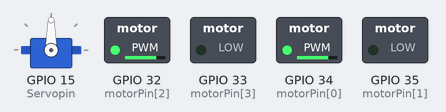
Recording of a program running on a simulated ESP32. Shown: servo, switched loads named in the program (green lamp = pin HIGH).

Above: at 0.05 s.
Timing chart, 0 to 3.0 s (numbered marks = the images above):
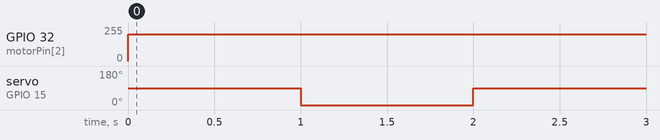

The program:

main.cpp
```cpp
#include "Arduino.h"
#include "ESP32_Servo.h"
#include "PS4Controller.h"

const int motorPin[4] = {34, 35, 32, 33};
const int Servopin = 15;
const int MAX_SPEED = 255;

Servo myServo;

void setup()
{
  for(int i = 0; i < 4; i++)
  {
    ledcSetup(i + 4, 12800, 8);
    ledcAttachPin(motorPin[i], i + 4);
  }

  // PS4.begin("01:02:03:04:05:06");
  myServo.attach(Servopin);
}

void Setmotor(int speed)
{
  if(speed > 50)
  {
    ledcWrite(4, speed);
    ledcWrite(5, 0);
    ledcWrite(6, speed);
    ledcWrite(7, 0);
  }
  else if(abs(speed) > 50)
  {
    ledcWrite(4, 0);
    ledcWrite(5, abs(speed));
    ledcWrite(6, 0);
    ledcWrite(7, abs(speed));
  }
  else
  {
    for(int i = 4; i < 8; i++)
    {
      ledcWrite(i, 0);
    }
  }
}

int Getspeed(int Lstick)
{
  int power = (int)(Lstick / 128.0 * MAX_SPEED);
  return power;
}

void Handleservo(int angle)
{
  int servoangle = (int)(angle / 10) + 90;
  myServo.write(servoangle);
}

void loop()
{
  Setmotor(200);

  myServo.write(90);
  delay(1000);
  myServo.write(0);
  delay(1000);
}
```

Measured:
- by itself, GPIO 32 (motorPin[2]): 0/255 → 199/255 at 0.00 s
- by itself, servo on GPIO 15 (Servopin): alternates 90° for 1.0 s and 0° for 1.0 s
